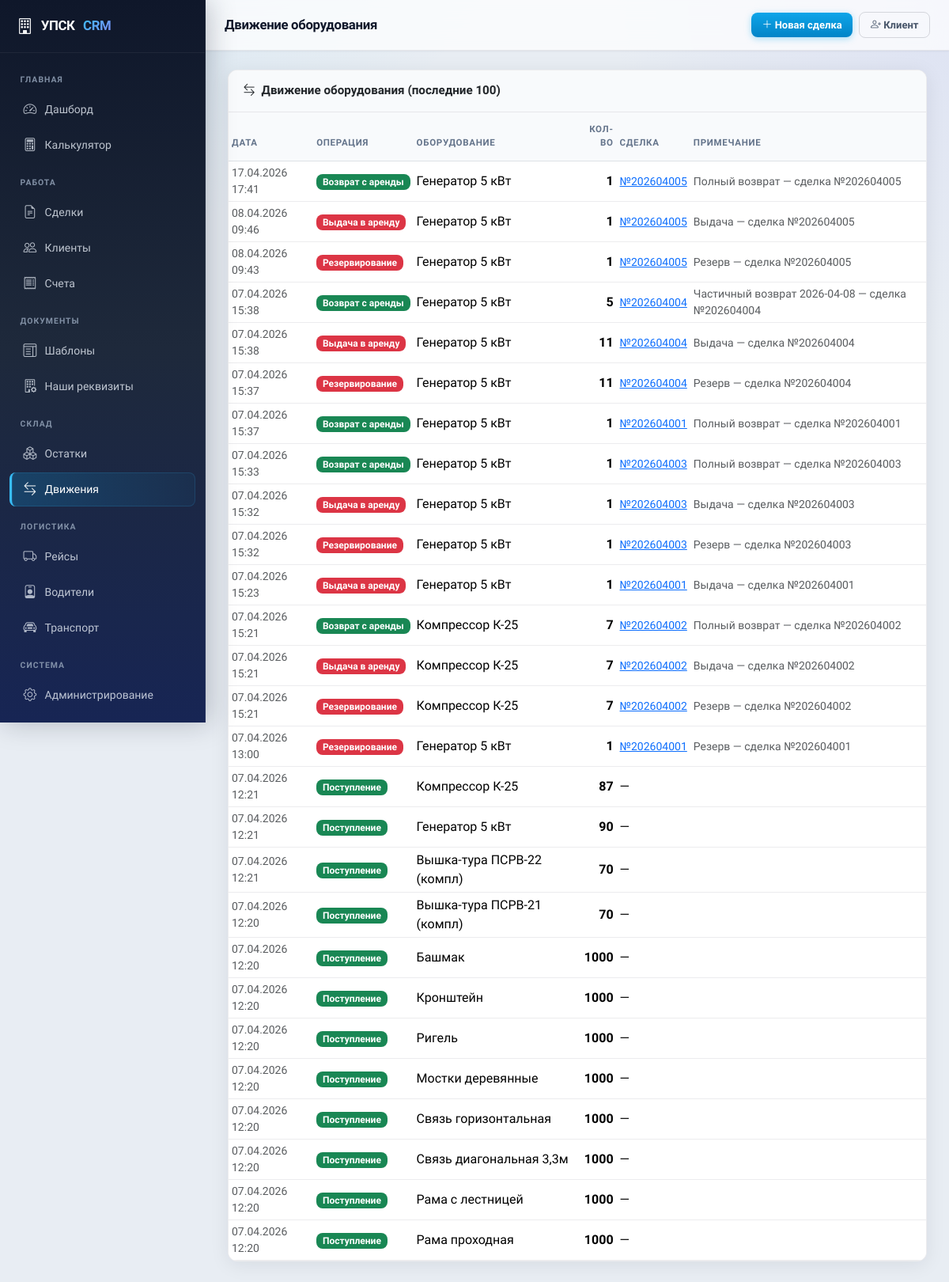
Screenshot of /equipment/movements/ with the database file from the repository.
### equipment/models.py (models this page shows, shortened)
class EquipmentMovement(models.Model):
    MOVEMENT_TYPES = [
        ('in', 'Поступление'),
        ('out_reserve', 'Резервирование'),
        ('out_rent', 'Выдача в аренду'),
        ('return', 'Возврат с аренды'),
        ('cancel_reserve', 'Снятие резерва'),
        ('repair_out', 'Отправка на ремонт'),
        ('repair_in', 'Возврат с ремонта'),
        ('writeoff', 'Списание'),
        ('adjustment', 'Корректировка'),
    ]
    equipment_type = models.ForeignKey(EquipmentType, on_delete=models.CASCADE,
                                       related_name='movements', verbose_name='Тип оборудования')
    movement_type = models.CharField('Тип движения', max_length=20, choices=MOVEMENT_TYPES)
    quantity = models.IntegerField('Количество')
    deal = models.ForeignKey('deals.Deal', on_delete=models.SET_NULL, null=True, blank=True,
                             related_name='movements', verbose_name='Сделка')
    date = models.DateTimeField('Дата', auto_now_add=True)
    notes = models.TextField('Примечания', blank=True)
    created_by = models.CharField('Создал', max_length=100, blank=True)
    class Meta:
        verbose_name = 'Движение оборудования'
        verbose_name_plural = 'Движения оборудования'
        ordering = ['-date']

class EquipmentType(models.Model):
    code = models.CharField('Код', max_length=50, unique=True)
    name = models.CharField('Наименование', max_length=200)
    category = models.ForeignKey(
        'pricing.EquipmentCategory', on_delete=models.SET_NULL,
        null=True, blank=True, related_name='equipment_types',
        verbose_name='Категория',
    )
    unit = models.CharField('Ед. изм.', max_length=20, default='шт')
    base_price = models.DecimalField(
        'Рыночная стоимость ед.', max_digits=10, decimal_places=2, default=0,
    )
    price_coefficient = models.DecimalField(
        'Коэффициент цены', max_digits=5, decimal_places=2, default=1.0,
    )
    daily_rental_rate = models.DecimalField(
        'Суточная ставка аренды (руб.)', max_digits=10, decimal_places=2, default=0,
    )
    weight_per_unit = models.DecimalField('Вес ед. (кг)', max_digits=8, decimal_places=3, default=0)
    volume_per_unit = models.DecimalField('Объём ед. (м3)', max_digits=8, decimal_places=4, default=0)
    is_active = models.BooleanField('Активно', default=True)
    class Meta:
        verbose_name = 'Тип оборудования'
        verbose_name_plural = 'Типы оборудования'
        ordering = ['name']

### deals/models.py (models this page shows, shortened)
class Deal(models.Model):
    number = models.CharField('Номер сделки', max_length=50, unique=True)
    client = models.ForeignKey('clients.Client', on_delete=models.PROTECT,
                               related_name='deals', verbose_name='Клиент')
    our_entity = models.ForeignKey(
        'documents.OurLegalEntity',
        on_delete=models.PROTECT,
        related_name='deals',
        verbose_name='Наша организация',
        null=True,
        blank=True,
    )
    status = models.CharField('Статус', max_length=30, choices=DEAL_STATUS_CHOICES, default='new')
    created_at = models.DateTimeField('Создана', auto_now_add=True)
    updated_at = models.DateTimeField('Обновлена', auto_now=True)
    start_date = models.DateField('Дата начала аренды', null=True, blank=True)
    end_date = models.DateField('Дата окончания аренды', null=True, blank=True)
    actual_return_date = models.DateField('Фактический возврат', null=True, blank=True)
    city = models.CharField('Город', max_length=50, choices=CITY_CHOICES, default='Екатеринбург')
    delivery_address = models.TextField('Адрес доставки', blank=True)
    delivery_cost = models.DecimalField('Стоимость доставки (1 рейс)', max_digits=10, decimal_places=2, default=0)
    vat_mode = models.CharField('НДС', max_length=20, choices=VAT_CHOICES, default='no_vat')
    deposit_pct = models.DecimalField('Залог %', max_digits=5, decimal_places=2, default=10)
    total_area = models.DecimalField('Площадь (м²)', max_digits=10, decimal_places=2, default=0)
    rental_days = models.IntegerField('Срок аренды (дней)', default=30)
    daily_cost = models.DecimalField('Суточная стоимость', max_digits=10, decimal_places=2, default=0)
    total_rental = models.DecimalField('Итого аренда', max_digits=12, decimal_places=2, default=0)
    market_value = models.DecimalField('Рыночная стоимость оборудования', max_digits=12, decimal_places=2, default=0)
    deposit_amount = models.DecimalField('Сумма залога', max_digits=12, decimal_places=2, default=0)
    grand_total = models.DecimalField('Итого к оплате', max_digits=12, decimal_places=2, default=0)
    notes = models.TextField('Примечания', blank=True)
    contract_number = models.CharField('Номер договора', max_length=100, blank=True)
    contract_date = models.DateField('Дата договора', null=True, blank=True)
    class Meta:
        verbose_name = 'Сделка'
        verbose_name_plural = 'Сделки'
        ordering = ['-created_at']

### equipment/views.py (the view)
# urls.py: path('movements/', views.movement_list, name='movement_list'),
def movement_list(request):
    movements = EquipmentMovement.objects.select_related('equipment_type', 'deal').order_by('-date')[:100]
    return render(request, 'equipment/movements.html', {
        'movements': movements, 'page_title': 'Движение оборудования',
    })

### templates/equipment/movements.html
{% extends "base.html" %}
{% block nav_movements %}active{% endblock %}
{% block content %}
<div class="card">
  <div class="card-header"><i class="bi bi-arrow-left-right me-2"></i>Движение оборудования (последние 100)</div>
  <div class="table-responsive">
    <table class="table table-hover table-sm align-middle mb-0">
      <thead>
        <tr><th>Дата</th><th>Операция</th><th>Оборудование</th><th class="text-end">Кол-во</th><th>Сделка</th><th>Примечание</th></tr>
      </thead>
      <tbody>
        {% for m in movements %}
        <tr>
          <td class="text-muted small">{{ m.date|date:"d.m.Y H:i" }}</td>
          <td>
            {% if m.movement_type in 'out_rent,out_reserve' %}
              <span class="badge bg-danger">{{ m.get_movement_type_display }}</span>
            {% elif m.movement_type in 'return,cancel_reserve,repair_in' %}
              <span class="badge bg-success">{{ m.get_movement_type_display }}</span>
            {% elif m.movement_type == 'in' %}
              <span class="badge bg-primary">{{ m.get_movement_type_display }}</span>
            {% else %}
              <span class="badge bg-secondary">{{ m.get_movement_type_display }}</span>
            {% endif %}
          </td>
          <td>{{ m.equipment_type.name }}</td>
          <td class="text-end fw-semibold">{{ m.quantity }}</td>
          <td>
            {% if m.deal %}
              <a href="{% url 'deal_detail' m.deal.pk %}" class="small">№{{ m.deal.number }}</a>
            {% else %}—{% endif %}
          </td>
          <td class="text-muted small">{{ m.notes }}</td>
        </tr>
        {% empty %}
        <tr><td colspan="6" class="text-center py-4 text-muted">Движений нет</td></tr>
        {% endfor %}
      </tbody>
    </table>
  </div>
</div>
{% endblock %}

### static/css/app.css (style rules this page uses)
:root { --sidebar-width: 260px; --topbar-height: 64px; --radius-sm: 8px; --radius-md: 12px; --radius-lg: 16px; --shadow-sm: 0 1px 2px rgba(15, 23, 42, 0.06); --shadow-md: 0 4px 24px rgba(15, 23, 42, 0.08); --shadow-lg: 0 12px 40px rgba(15, 23, 42, 0.12); --surface: #ffffff; --surface-2: #f8fafc; --border: rgba(15, 23, 42, 0.08); --accent: #0ea5e9; --accent-hover: #0284c7; --sidebar-bg: linear-gradient(180deg, #0f172a 0%, #1e293b 48%, #172554 100%); --sidebar-border: rgba(255, 255, 255, 0.06); --text-muted-custom: #64748b; --body-bg: #e8edf3; --bs-body-font-family: "Plus Jakarta Sans", system-ui, -apple-system, "Segoe UI", Roboto, sans-serif; --bs-primary: #0ea5e9; --bs-primary-rgb: 14, 165, 233; --bs-link-color: #0284c7; --bs-border-radius: var(--radius-sm); --bs-card-border-radius: var(--radius-md); }
*, *::before, *::after { box-sizing: border-box; }
body { font-family: var(--bs-body-font-family); background: var(--body-bg); background-image: radial-gradient(ellipse 120% 80% at 0% -20%, rgba(14, 165, 233, 0.12), transparent 50%), radial-gradient(ellipse 80% 60% at 100% 0%, rgba(99, 102, 241, 0.08), transparent 45%); background-attachment: fixed; color: #0f172a; -webkit-font-smoothing: antialiased; }
.card { border: 1px solid var(--border); border-radius: var(--radius-md); box-shadow: var(--shadow-md); background: var(--surface); overflow: hidden; }
.card-header { background: var(--surface-2) !important; border-bottom: 1px solid var(--border); font-weight: 600; font-size: 0.95rem; padding: 0.9rem 1.15rem; }
.table { --bs-table-hover-bg: rgba(14, 165, 233, 0.04); }
.table thead th { font-size: 0.72rem; font-weight: 700; text-transform: uppercase; letter-spacing: 0.06em; color: var(--text-muted-custom) !important; border-bottom-width: 1px; padding-top: 0.85rem; padding-bottom: 0.85rem; background: var(--surface-2); }
.table tbody td { vertical-align: middle; border-color: var(--border); }

### rows the page displays
EquipmentMovement: date "17.04.2026 17:41", movement_type "Возврат с аренды", equipment_type.name "Генератор 5 кВт", quantity "1", deal.number "202604005", notes "Полный возврат — сделка №202604005"
EquipmentMovement: date "08.04.2026 09:46", movement_type "Выдача в аренду", equipment_type.name "Генератор 5 кВт", quantity "1", deal.number "202604005", notes "Выдача — сделка №202604005"
EquipmentMovement: date "08.04.2026 09:43", movement_type "Резервирование", equipment_type.name "Генератор 5 кВт", quantity "1", deal.number "202604005", notes "Резерв — сделка №202604005"
EquipmentMovement: date "07.04.2026 15:38", movement_type "Возврат с аренды", equipment_type.name "Генератор 5 кВт", quantity "5", deal.number "202604004", notes "Частичный возврат 2026-04-08 — сделка №202604004"
EquipmentMovement: date "07.04.2026 15:38", movement_type "Выдача в аренду", equipment_type.name "Генератор 5 кВт", quantity "11", deal.number "202604004", notes "Выдача — сделка №202604004"
EquipmentMovement: date "07.04.2026 15:37", movement_type "Резервирование", equipment_type.name "Генератор 5 кВт", quantity "11", deal.number "202604004", notes "Резерв — сделка №202604004"
EquipmentMovement: date "07.04.2026 15:37", movement_type "Возврат с аренды", equipment_type.name "Генератор 5 кВт", quantity "1", deal.number "202604001", notes "Полный возврат — сделка №202604001"
EquipmentMovement: date "07.04.2026 15:33", movement_type "Возврат с аренды", equipment_type.name "Генератор 5 кВт", quantity "1", deal.number "202604003", notes "Полный возврат — сделка №202604003"
EquipmentMovement: date "07.04.2026 15:32", movement_type "Выдача в аренду", equipment_type.name "Генератор 5 кВт", quantity "1", deal.number "202604003", notes "Выдача — сделка №202604003"
EquipmentMovement: date "07.04.2026 15:32", movement_type "Резервирование", equipment_type.name "Генератор 5 кВт", quantity "1", deal.number "202604003", notes "Резерв — сделка №202604003"
EquipmentMovement: date "07.04.2026 15:23", movement_type "Выдача в аренду", equipment_type.name "Генератор 5 кВт", quantity "1", deal.number "202604001", notes "Выдача — сделка №202604001"
EquipmentMovement: date "07.04.2026 15:21", movement_type "Возврат с аренды", equipment_type.name "Компрессор К-25", quantity "7", deal.number "202604002", notes "Полный возврат — сделка №202604002"
EquipmentMovement: date "07.04.2026 15:21", movement_type "Выдача в аренду", equipment_type.name "Компрессор К-25", quantity "7", deal.number "202604002", notes "Выдача — сделка №202604002"
EquipmentMovement: date "07.04.2026 15:21", movement_type "Резервирование", equipment_type.name "Компрессор К-25", quantity "7", deal.number "202604002", notes "Резерв — сделка №202604002"
EquipmentMovement: date "07.04.2026 13:00", movement_type "Резервирование", equipment_type.name "Генератор 5 кВт", quantity "1", deal.number "202604001", notes "Резерв — сделка №202604001"
EquipmentMovement: date "07.04.2026 12:21", movement_type "Поступление", equipment_type.name "Компрессор К-25", quantity "87"
EquipmentMovement: date "07.04.2026 12:21", movement_type "Поступление", equipment_type.name "Генератор 5 кВт", quantity "90"
EquipmentMovement: date "07.04.2026 12:21", movement_type "Поступление", equipment_type.name "Вышка-тура ПСРВ-22 (компл)", quantity "70"
EquipmentMovement: date "07.04.2026 12:20", movement_type "Поступление", equipment_type.name "Вышка-тура ПСРВ-21 (компл)", quantity "70"
EquipmentMovement: date "07.04.2026 12:20", movement_type "Поступление", equipment_type.name "Башмак", quantity "1000"
EquipmentMovement: date "07.04.2026 12:20", movement_type "Поступление", equipment_type.name "Кронштейн", quantity "1000"
EquipmentMovement: date "07.04.2026 12:20", movement_type "Поступление", equipment_type.name "Ригель", quantity "1000"
EquipmentMovement: date "07.04.2026 12:20", movement_type "Поступление", equipment_type.name "Мостки деревянные", quantity "1000"
EquipmentMovement: date "07.04.2026 12:20", movement_type "Поступление", equipment_type.name "Связь горизонтальная", quantity "1000"
EquipmentMovement: date "07.04.2026 12:20", movement_type "Поступление", equipment_type.name "Связь диагональная 3,3м", quantity "1000"
EquipmentMovement: date "07.04.2026 12:20", movement_type "Поступление", equipment_type.name "Рама с лестницей", quantity "1000"
EquipmentMovement: date "07.04.2026 12:20", movement_type "Поступление", equipment_type.name "Рама проходная", quantity "1000"

### other values shown
{{ page_title|default:"" }} "Движение оборудования"
